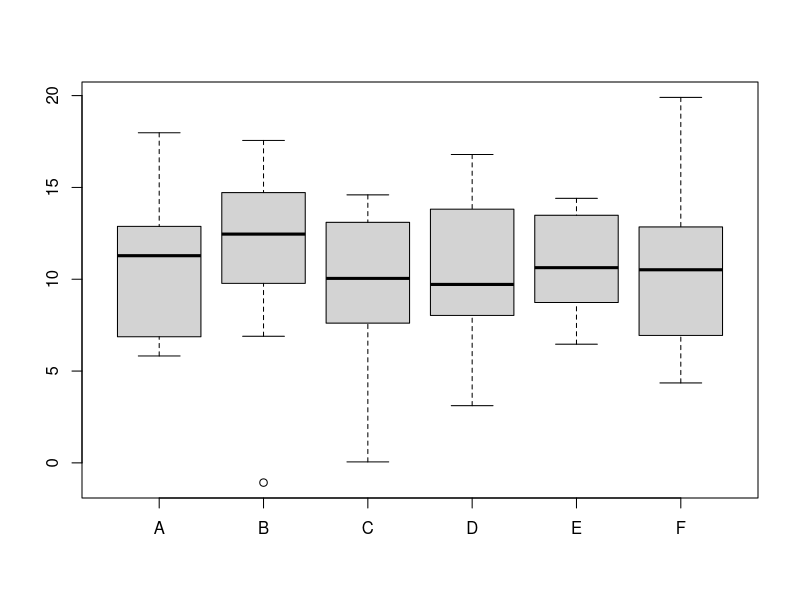

Write R code to recreate this figure. (Note: this script raises an error after producing the figure.)

## @knitr env, include=FALSE, echo=FALSE, cache=FALSE
library("knitr")
opts_chunk$set(fig.align = 'center', 
               fig.show = 'hold', 
               par = TRUE,
               prompt = TRUE,
               eval = TRUE,
               stop_on_error = 1L,
               comment = NA)
options(replace.assign = TRUE, 
        width = 55)
set.seed(1)


## @knitr makedata1, tidy = FALSE
n <- 10
m <- 6
marray <- matrix(rnorm(n * m, 10, 5), ncol = m)
pmeta <- data.frame(sampleId = 1:m, 
                    condition = rep(c("WT", "MUT"), each = 3))
rownames(pmeta) <- colnames(marray) <- LETTERS[1:m]
fmeta <- data.frame(geneId = 1:n, 
                    pathway = sample(LETTERS, n, replace = TRUE))
rownames(fmeta) <- 
    rownames(marray) <- paste0("probe", 1:n)


## @knitr makedata2, tidy= FALSE
maexp <- list(marray = marray,
              fmeta = fmeta,
              pmeta = pmeta)
rm(marray, fmeta, pmeta) ## clean
str(maexp)


## @knitr access
maexp$pmeta
summary(maexp$marray[, "A"])
wt <- maexp$pmeta[, "condition"] == "WT"
maexp$marray["probe8", wt]
maexp[["marray"]]["probe3", !wt] ## different syntax


## @knitr bw1, dev='pdf', echo=TRUE
boxplot(maexp$marray)


## @knitr subset
x <- 1:5
y <- 1:3
marray2 <- maexp$marray[x, y]
fmeta2 <- maexp$fmeta[x, ]
pmeta2 <- maexp$pmeta[y, ]
maexp2 <- list(marray = marray2,
               fmeta = fmeta2,
               pmeta = pmeta2)
rm(marray2, fmeta2, pmeta2)
str(maexp2)


## @knitr makeclass, tidy = FALSE
MArray <- setClass("MArray",
                   slots = c(marray = "matrix",
                       fmeta = "data.frame",
                       pmeta = "data.frame"))


## @knitr makeobject, tidy = FALSE
MArray() ## an empty object
ma <- MArray(marray = maexp[[1]],
             pmeta = maexp[["pmeta"]],
             fmeta = maexp[["fmeta"]])       
class(ma)
ma


## @knitr accesswithat
ma@pmeta


## @knitr showmeth
show
isGeneric("show")
hasMethod("show")


## @knitr showmethod, tidy = FALSE
setMethod("show", 
          signature = "MArray", 
          definition = function(object) {
              cat("An object of class ", class(object), "\n", sep = "")
              cat(" ", nrow(object@marray), " features by ", 
                  ncol(object@marray), " samples.\n", sep = "")
              invisible(NULL)
          })
ma 


## @knitr makegen
setGeneric("marray", function(object) standardGeneric("marray"))


## @knitr makegen2
setGeneric("marray", function(object, ...) standardGeneric("marray"))


## @knitr makemeth, tidy = FALSE
setMethod("marray", "MArray", 
          function(object) object@marray)
marray(ma)


## @knitr otheraccess, echo = FALSE
.silent <- setGeneric("pmeta", function(object) standardGeneric("pmeta"))
.silent <- setGeneric("fmeta", function(object) standardGeneric("fmeta"))
.silent <- setMethod("pmeta", "MArray", function(object) object@pmeta)
.silent <- setMethod("fmeta", "MArray", function(object) object@fmeta)


## @knitr syntaticsugar, tidy = FALSE
letters[1:3]
`[`(letters, 1:3)


## @knitr subsetma, tidy = FALSE
setMethod("[", "MArray",
          function(x,i,j,drop="missing") {              
              .marray <- x@marray[i, j]
              .pmeta <- x@pmeta[j, ]
              .fmeta <- x@fmeta[i, ]
              MArray(marray = .marray,
                     fmeta = .fmeta,
                     pmeta = .pmeta)
          })
ma[1:5, 1:3]


## @knitr setval, tidy = FALSE
setValidity("MArray", function(object) {
    msg <- NULL
    valid <- TRUE
    if (nrow(marray(object)) != nrow(fmeta(object))) {
        valid <- FALSE
        msg <- c(msg, 
                 "Number of data and feature meta-data rows must be identical.")
    }
    if (ncol(marray(object)) != nrow(pmeta(object))) {
        valid <- FALSE
        msg <- c(msg, 
                 "Number of data rows and sample meta-data columns must be identical.")
    }
    if (!identical(rownames(marray(object)), rownames(fmeta(object)))) {
        valid <- FALSE
        msg <- c(msg, 
                 "Data and feature meta-data row names must be identical.")        
    }
    if (!identical(colnames(marray(object)), rownames(pmeta(object)))) {
        valid <- FALSE
        msg <- c(msg, 
                 "Data row names and sample meta-data columns names must be identical.")        
    }
    if (valid) TRUE else msg 
})
validObject(ma)


## @knitr notvalid
x <- matrix(1:12, ncol = 3)
y <- fmeta(ma)
z <- pmeta(ma)
MArray(marray = x, fmeta = y, pmeta = z)


## @knitr replacedirect
ma@marray <- 1
(broken <- ma)
broken@marray <- matrix(1:9, 3)
broken
validObject(broken)


## @knitr genreplacement, tidy = FALSE
setGeneric("marray<-", 
           function(object, value) standardGeneric("marray<-"))


## @knitr replacement, tidy = FALSE
setMethod("marray<-", "MArray", 
          function(object, value) {
              object@marray <- value
              if (validObject(object))
                  return(object)
})


## @knitr replacement2, tidy = FALSE
tmp <- matrix(rnorm(n*m, 10, 5), ncol = m)
marray(ma) <- tmp
colnames(tmp) <- LETTERS[1:m]
rownames(tmp) <- paste0("probe", 1:n)
head(marray(ma), n = 2)
marray(ma) <- tmp
head(marray(ma), n = 2)


## @knitr replacementex, echo = FALSE
.silent <- setGeneric("fmeta<-", function(object, value) standardGeneric("fmeta<-"))
.silent <- setMethod("fmeta<-", "MArray", 
          function(object, value) {
              object@fmeta <- value
              if (validObject(object))
                  return(object)
})
.silent <- setGeneric("pmeta<-", function(object, value) standardGeneric("pmeta<-"))
.silent <- setMethod("pmeta<-", "MArray", 
          function(object, value) {
              object@pmeta <- value
              if (validObject(object))
                  return(object)
})


## @knitr replacepmeta
pmeta(ma)$sex <- rep(c("M", "F"), 3)
pmeta(ma)


## @knitr introspec
slotNames(ma)
getClass("MArray")


## @knitr introspec2
showMethods("marray")
showMethods(classes = "MArray")


## @knitr introspec3
getMethod("marray", "MArray")


## @knitr sessioninfo, results='asis', echo=FALSE
toLatex(sessionInfo())


